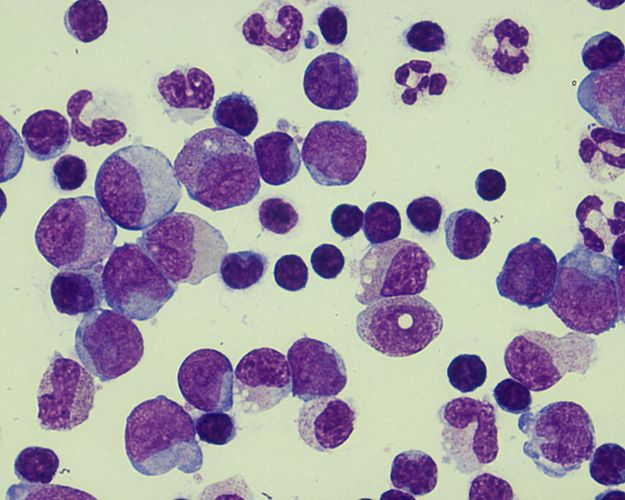
#> input picture cells3.jpg, 625 x 500 px
$ jupyter execute --allow-errors ACT3_cells3.ipynb
#> lines starting #> are read from the running program, lines starting #| are printed output that depends on the picture; after the words box and inside, x2 and y2 are one past the last pixel; in counts of white or black regions, pixels touching at a corner belong together
# Actividad 3
# Evaluación de la segmentación

## Autores:
- José Antonio Betances Vargas
- Jacobo Farray Rodríguez
- Pedro Alejandro González Morales
- Jean Michael Urday García

Ausente: José Enrique Cabrera Pérez

## Fecha de reuniones:

| Fecha | J. A. Betance Vargas | J. Farray Rodríguez | P. A. González Morales | J. M. Urday Garcia | J. E. Cabrera Pérez |
| -- | -- | -- | -- | -- | -- |
| 14.06.2021 | Ok | Ok | Ok | Ok | No |
| 15.06.2021 |Ok | Ok | Ok | Ok | No |
| 16.06.2021 | Ok | Ok | Ok | Ok | No |

# Segmentación de imágenes de células

Leemos la imagen y la pasamos a escala de grises

[cell 1]
# Lectura de imagen
import cv2

img_color = cv2.imread('cells3.jpg') # (Ansar, 2018)
#> img_color is the input picture: shape (500, 625, 3); mean B, G, R 167.1, 157.5, 164.5
cells = 255-cv2.cvtColor(img_color ,cv2.COLOR_BGR2GRAY)
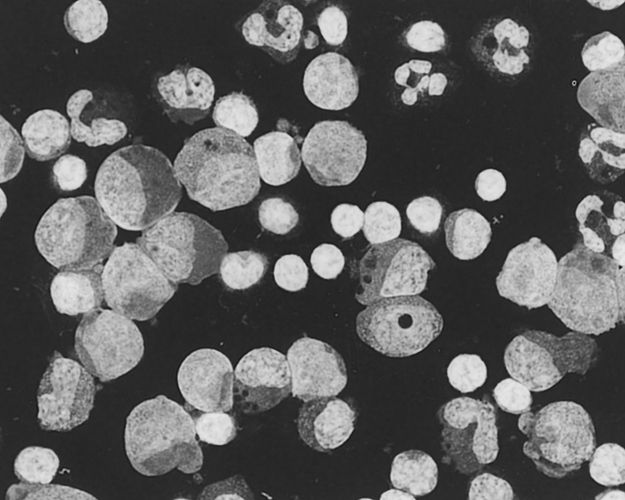
#> cells: shape (500, 625); min 8, max 236, mean 94.4

from matplotlib import pyplot as plt
fig, ax = plt.subplots(figsize=(6,8))
ax.imshow(cells, cmap="gray")
ax.set_title("Original", fontsize=12)
ax.set_axis_off()

## GroundTruth

Como no tenemos una segmentación verdadera, consideraremos al resultado de usar el método Watershed sobre la imagen original considerando dos *thresholds* obtenidos con el método Multi-Otsu con cinco clases como nuestro GroundTruth. Con esto, podremos comparar el resto de métodos entre sí usando esto como referencia, es decir, haremos una comparación relativa al método Watershed.

[cell 2]
# Watershed
from skimage.segmentation import watershed
from skimage.filters import threshold_multiotsu
import numpy as np

markers = np.zeros_like(cells)
thresholds = threshold_multiotsu(cells, classes=5)
#> thresholds = [64, 108, 150, 186]
markers[cells < thresholds[0]] = 1 # Background
markers[cells > thresholds[1]] = 2 # Foreground
fill_cells_water = watershed(cells, markers)
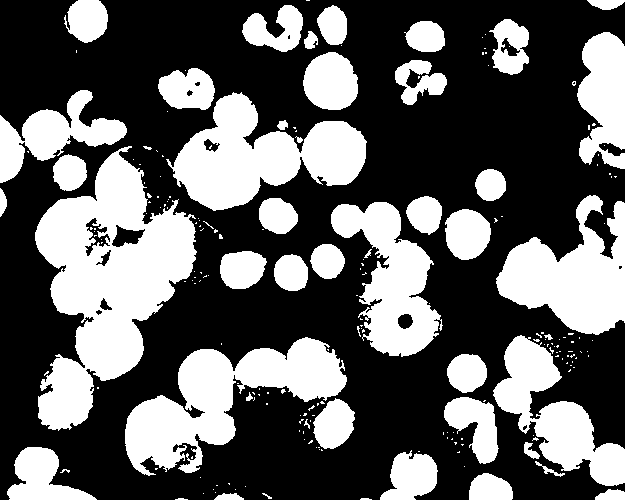
#> fill_cells_water: shape (500, 625); values 1 (black) and 2 (white), 37.5% white; 212 white regions (165 under 20 px), largest, box (x1, y1, x2, y2) and area: (35, 146, 197, 431) 22813, (125, 337, 347, 476) 12986, (166, 92, 367, 211) 12048

[cell 3]
# Plots
fig, axes = plt.subplots(1, 2, figsize=(12, 8))
ax = axes.flatten()
ax[0].imshow(cells, cmap="gray")
ax[0].set_title("Original", fontsize=12)
ax[0].set_axis_off()
ax[1].imshow(fill_cells_water, cmap="gray")
ax[1].set_title("Watershed (GroundTruth)", fontsize=12)
ax[1].set_axis_off()

## Método 1: Canny + FillingHoles

Tratamos de mejorar el resultado paso a paso, para ello vamos a detectar los bordes con el filtro Canny y rellenar los espacios cerrados.

[cell 4]
# Bordes y rellenado
from skimage.feature import canny
from scipy import ndimage as ndi

edges = canny(cells/255.)
#> edges: shape (500, 625) bool; 11.4% white in thin lines or dots
fill_cells = ndi.binary_fill_holes(edges)
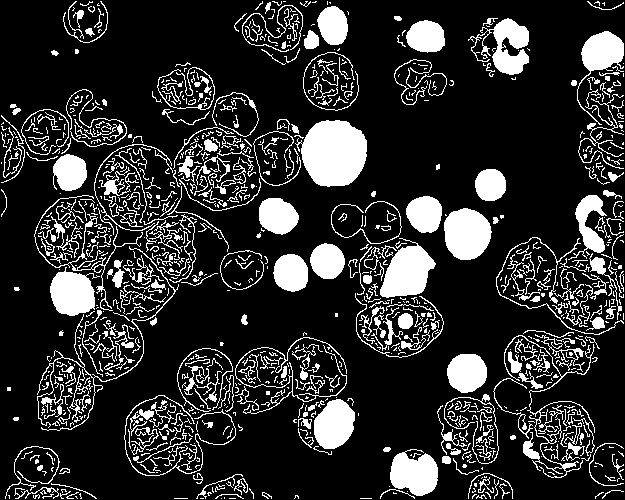
#> fill_cells: shape (500, 625) bool; 18.4% white; 951 white regions (569 under 20 px), largest, box (x1, y1, x2, y2) and area: (295, 120, 367, 187) 3531, (380, 238, 436, 298) 1999, (444, 208, 492, 260) 1930

[cell 5]
# Plots
fig, axes = plt.subplots(1, 3, figsize=(18, 8))
ax = axes.flatten()
ax[0].imshow(cells, cmap="gray")
ax[0].set_title("Original", fontsize=12)
ax[0].set_axis_off()
ax[1].imshow(edges, cmap="gray")
ax[1].set_title("Canny", fontsize=12)
ax[1].set_axis_off()
ax[2].imshow(fill_cells, cmap="gray")
ax[2].set_title("Canny + Fill Holes", fontsize=12)
ax[2].set_axis_off()

Visualmente observamos que se detectan bordes pero al no estar cerrados, no se rellenan correctamente.

## Método 2: Canny + Sobel + FillingHoles

Aplicamos el método Sobel sobre los bordes detectados y rellenamos los huecos cerrados.

[cell 6]
# Elevation map
from skimage.filters import sobel

elevation_map = sobel(edges)
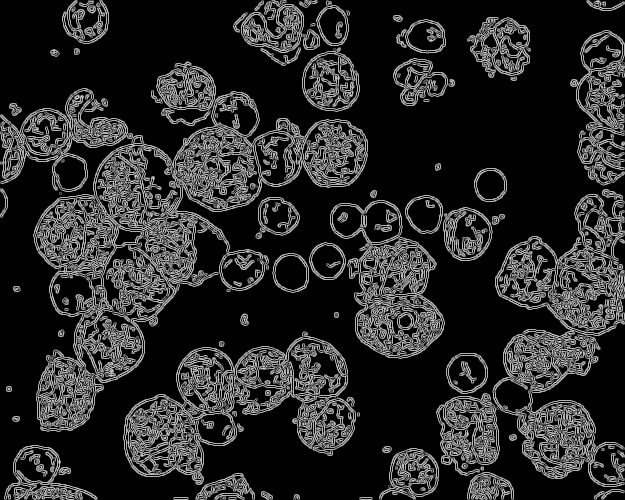
#> elevation_map: shape (500, 625) float64; min 0, max 0.791, mean 0.162
fill_cells_elmap = ndi.binary_fill_holes(elevation_map)
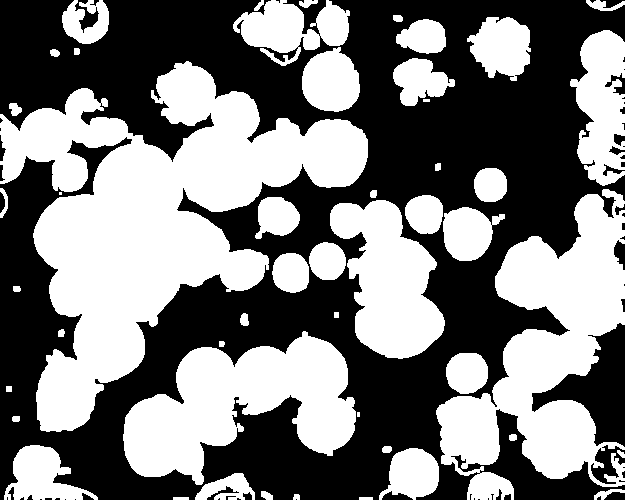
#> fill_cells_elmap: shape (500, 625) bool; 48.1% white; 49 white regions (2 under 20 px), largest, box (x1, y1, x2, y2) and area: (0, 61, 368, 432) 55560, (436, 189, 625, 500) 27225, (123, 331, 356, 485) 19223

[cell 7]
# Plots
fig, axes = plt.subplots(1, 3, figsize=(18, 8))
ax = axes.flatten()
ax[0].imshow(cells, cmap="gray")
ax[0].set_title("Original", fontsize=12)
ax[0].set_axis_off()
ax[1].imshow(elevation_map, cmap="gray")
ax[1].set_title("Elevation Map (Canny+Sobel)", fontsize=12)
ax[1].set_axis_off()
ax[2].imshow(fill_cells_elmap, cmap="gray")
ax[2].set_title("Elevation Map + Fill Holes", fontsize=12)
ax[2].set_axis_off()

Visualmente observamos que al aplicar Sobel sobre los bordes mejora el resultado de rellenado debido a que se cierran más huecos.

## Método 3: Canny + Sobel + Watershed

En lugar de rellenar huecos cerrados, aplicamos Watershed sobre el mapa de elevación obtenido con Sobel.

[cell 8]
# Canny + Sobel + Watershed
markers = np.zeros_like(elevation_map)
markers[cells < thresholds[0]] = 1 # Background
markers[cells > thresholds[1]] = 2 # Foreground
#> (the rest of this cell did not finish here and is left out)

[cell 9]
# Plots
fig, axes = plt.subplots(1, 3, figsize=(18, 8))
ax = axes.flatten()
ax[0].imshow(cells, cmap="gray")
ax[0].set_title("Original", fontsize=12)
ax[0].set_axis_off()
ax[1].imshow(elevation_map, cmap="gray")
ax[1].set_title("Elevation Map", fontsize=12)
ax[1].set_axis_off()
#> (the rest of this cell did not finish here and is left out)

Visualmente observamos que el resultado es muy parecido al obtenido con el Método 2.

## Método 4: Sobel + Watershed

Ahora en lugar de aplicar Sobel sobre los bordes detectados, lo hacemos sobre la imagen original y luego procedemos a usar Watershed haciendo la misma elección de *thresholds* con Multi-Otsu.

[cell 10]
# Sobel
cells_sobel = sobel(cells)
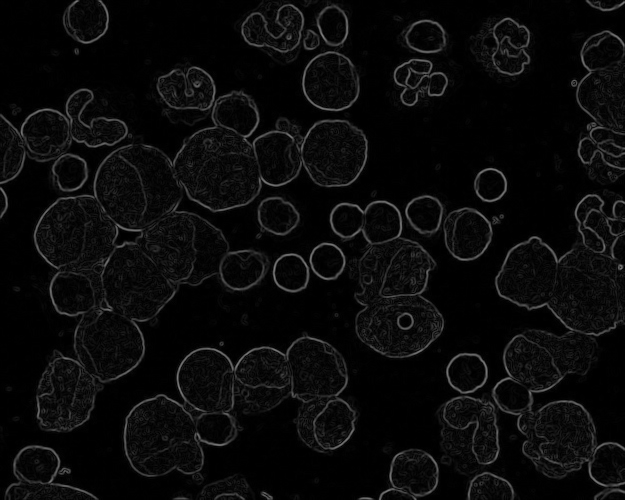
#> cells_sobel: shape (500, 625) float64; min 0, max 0.519, mean 0.0416

thresholds = threshold_multiotsu(cells, classes=5)
markers = np.zeros_like(cells)
markers[cells < thresholds[0]] = 1 # Background
markers[cells > thresholds[1]] = 2 # Foreground
fill_cells_sobel = watershed(cells_sobel, markers)
#> fill_cells_sobel: shape (500, 625); values 1 (black) and 2 (white), 40.6% white; 82 white regions (43 under 20 px), largest, box (x1, y1, x2, y2) and area: (35, 92, 367, 431) 41534, (125, 337, 355, 476) 15896, (496, 195, 625, 335) 10038

[cell 11]
# Plots
fig, axes = plt.subplots(1, 3, figsize=(18, 8))
ax = axes.flatten()
ax[0].imshow(cells, cmap="gray")
ax[0].set_title("Original", fontsize=12)
ax[0].set_axis_off()
ax[1].imshow(cells_sobel, cmap="gray")
ax[1].set_title("Metodo 5", fontsize=12)
ax[1].set_axis_off()
ax[2].imshow(fill_cells_sobel, cmap="gray")
ax[2].set_title("Sobel + Watershed", fontsize=12)
ax[2].set_axis_off()

Visualmente observamos que Sobel hace un mejor trabajo que Canny cerrando los bordes y el resultado es muy similar al GroundTruth.

## Método 5: Chan-Vese

Para el último método, realizamos la segmentación con el método Chan-Vese. Este método es apropiado cuando los bordes no están bien definidos.

[cell 12]
# Chan-Vese
from skimage.segmentation import chan_vese

cv = chan_vese(cells, mu=0.25, lambda1=1, lambda2=1, tol=1e-3, max_iter=200,
               dt=0.5, init_level_set="checkerboard", extended_output=True)

[cell 13]
# Plots
fig, axes = plt.subplots(1, 2, figsize=(12, 8))
ax = axes.flatten()
ax[0].imshow(cells, cmap="gray")
ax[0].set_title("Original", fontsize=12)
ax[0].set_axis_off()
ax[1].imshow(cv[0], cmap="gray")
ax[1].set_title("Chan-Vase", fontsize=12)
ax[1].set_axis_off()
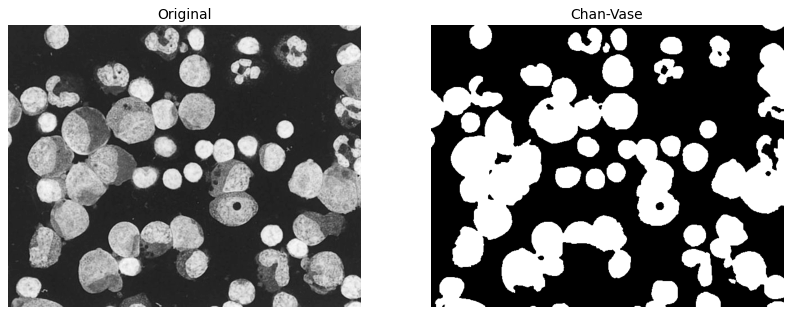
#> figure drawn by matplotlib, 2 panels

Visualmente observamos que Chan-Vase hace un buen trabajo segmentando la imagen, ofreciendo un resultado muy similar al GroundTruth.

## Métricas

Vamos a usar el error relativo, el informe de clasificación y el índice de Jaccard como métricas para comparar numéricamente los resultados. Además, mostraremos en una figura el error relativo.

### Visual : Error Relativo

[cell 14]
fig, axes = plt.subplots(5, 2, figsize=(12, 25))
ax = axes.flatten()

error_abs=abs(fill_cells_water-(fill_cells+1))
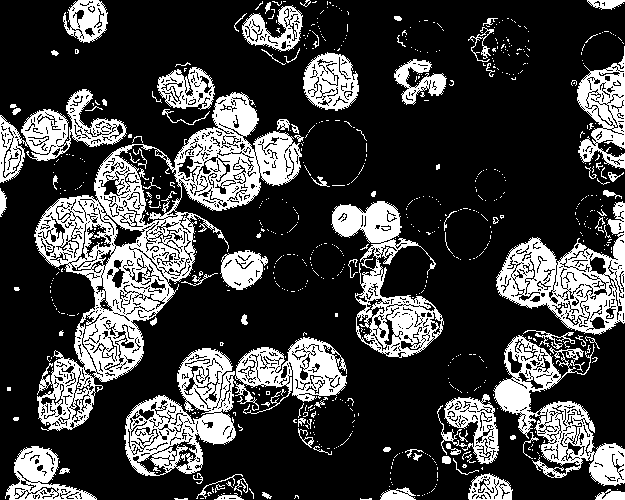
#> error_abs: shape (500, 625) int64; values 0 (black) and 1 (white), 25.3% white; 685 white regions (592 under 20 px), largest, box (x1, y1, x2, y2) and area: (34, 92, 302, 431) 23551, (124, 337, 347, 476) 10551, (496, 201, 625, 335) 6868
error_rel=error_abs/fill_cells_water
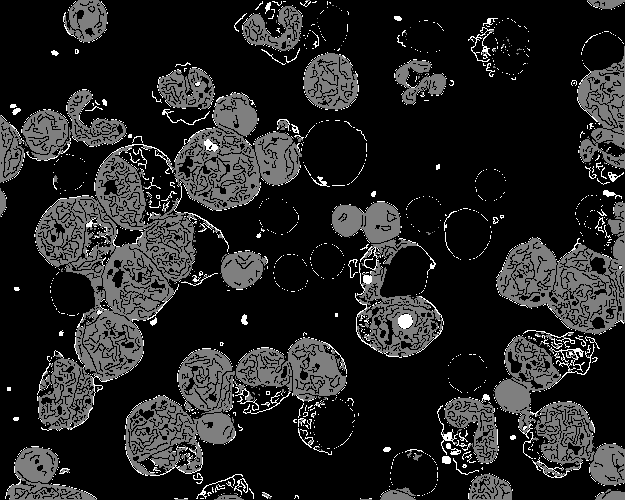
#> error_rel: shape (500, 625) float64; min 0, max 1, mean 0.142
ax[0].set_title("Metodo 1", fontsize=12)
ax[0].imshow(fill_cells, cmap="gray")
ax[0].set_axis_off()
ax[1].set_title("Error Relativo M1", fontsize=12)
ax[1].imshow(error_rel, cmap="gray")
#ax[1].imshow((fill_cells+1)/fill_cells_water, cmap="gray")
ax[1].set_axis_off()

error_abs=abs(fill_cells_water-(fill_cells_elmap+1))
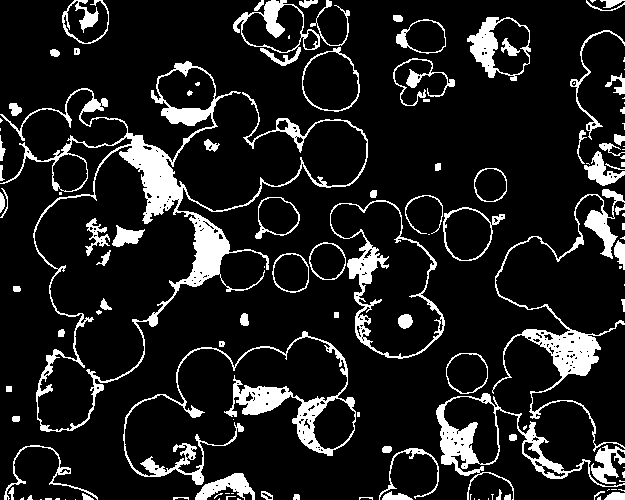
#> error_abs: shape (500, 625) int64; values 0 (black) and 1 (white), 12.3% white; 129 white regions (51 under 20 px), largest, box (x1, y1, x2, y2) and area: (0, 61, 368, 432) 10646, (123, 331, 356, 485) 4555, (492, 189, 625, 452) 4120
error_rel=error_abs/fill_cells_water
ax[2].set_title("Metodo 2", fontsize=12)
ax[2].imshow(fill_cells_elmap, cmap="gray")
ax[2].set_axis_off()
ax[3].set_title("Error Relativo M2", fontsize=12)
#ax[3].imshow((fill_cells_elmap+1)/fill_cells_water, cmap="gray")
ax[3].imshow(error_abs/fill_cells_water, cmap="gray")
ax[3].set_axis_off()

#> (the rest of this cell did not finish here and is left out)

### Informes de Clasificación

- **Presición**: ratio de ejemplos que son verdaderamente positivos, nos da información sobre el rendimiento con respecto a los falsos positivos (cuántos se han acertado).
- **Recall**: ratio de ejemplos positivos correctamente clasificados, nos da información sobre el rendimiento con respecto a falsos negativos (cuántos fallaron).
- **F$_1$-score**: combina precisión y recall utilizando la media armónica.
- **Exactitud** (accuracy): es el número de predicciones correctas con respecto al número total de estas.

[cell 15]
from sklearn.metrics import classification_report

print('Informes de Clasificación: \n')
target_names = ['Background', 'Foreground']
print('* Método 1 *')
print(classification_report(fill_cells_water.flatten(), fill_cells.flatten()+1, target_names=target_names))
#|               precision    recall  f1-score   support
#|   Background       0.73      0.95      0.82    195435
#|   Foreground       0.83      0.41      0.55    117065
#|     accuracy                           0.75    312500
#|    macro avg       0.78      0.68      0.69    312500
#| weighted avg       0.77      0.75      0.72    312500
print('* Método 2 *')
print(classification_report(fill_cells_water.flatten(), fill_cells_elmap.flatten()+1, target_names=target_names))
#|               precision    recall  f1-score   support
#|   Background       0.98      0.82      0.89    195435
#|   Foreground       0.76      0.98      0.86    117065
#|     accuracy                           0.88    312500
#|    macro avg       0.87      0.90      0.87    312500
#| weighted avg       0.90      0.88      0.88    312500
print('* Método 3 *')
#> (the rest of this cell did not finish here and is left out)

### Índices de Jaccard

Este índice es una medida de la similitud que existe entre dos grupos, en nuestro caso, las clasificaciones realizadas por el segmentador.

[cell 16]
# Métricas
from sklearn.metrics import jaccard_score

# Metodo 1
met1 = jaccard_score(fill_cells_water.flatten(), fill_cells.flatten()+1,average='macro')
#> met1 = 0.54
# Metodo 2
met2 = jaccard_score(fill_cells_water.flatten(), fill_cells_elmap.flatten()+1,average='macro')
#> met2 = 0.777
# Metodo 3
#> (the rest of this cell did not finish here and is left out)
